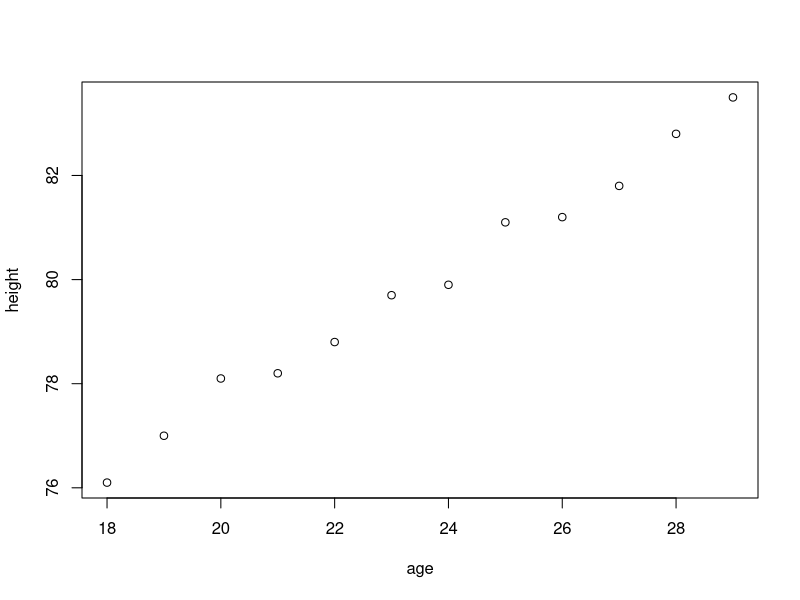

Write R code to recreate this figure.


#https://www.datacamp.com/community/tutorials/linear-regression-R

library(readxl);

ageandheight <- read_excel("./regressao-linear/ageandheight.xls", sheet="Hoja2");

plot(ageandheight[,1:2])

#duas variáveis
lmHeight <- lm(height~age, data=ageandheight);
summary(lmHeight);

#mais de duas variáveis
lmHeight2 = lm(height~age + no_siblings, data = ageandheight);
summary(lmHeight2);

#todas as variáveis
lmHeight3 = lm(height~., data = ageandheight);
summary(lmHeight3);

